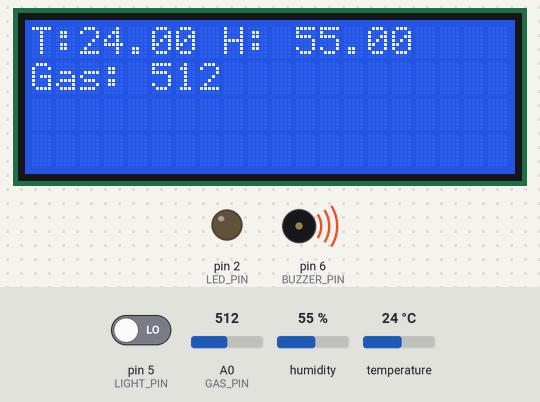
Bench run of a program on a simulated Arduino Uno, built with avr-gcc and run on an emulated ATmega328P. Shown: 20×4 character LCD, output pins drawn as LEDs (lit = HIGH), buzzer (waves = sounding). The test bench sets the inputs (shaded band); at power-on: A0 (GAS_PIN) = 512, pin 5 (LIGHT_PIN) LOW, humidity 55 %, temperature 24 °C. No radio packets arrive unless stated.

Above: at 1.2 s.
1.3 s: A0 (GAS_PIN) set to 365
At 1.6 s:
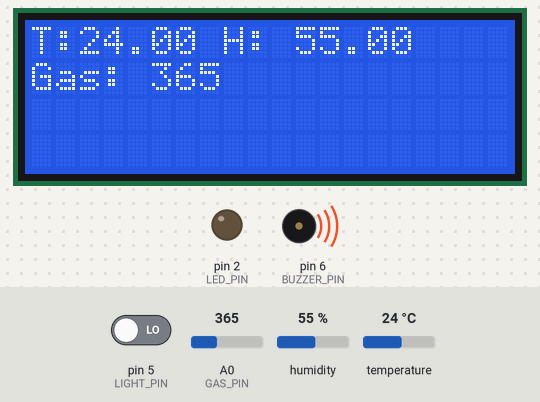
2.8 s: A0 (GAS_PIN) set to 342
At 3.5 s:
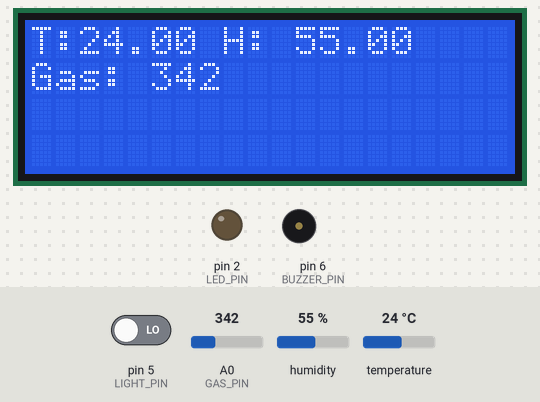
4.3 s: pin 5 (LIGHT_PIN) driven HIGH
At 4.9 s:
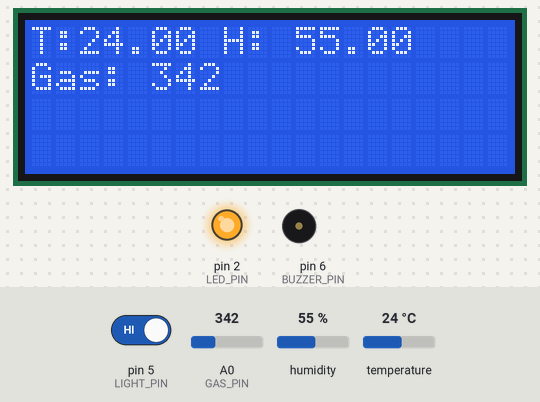
5.8 s: A0 (GAS_PIN) set to 360
At 7.0 s:
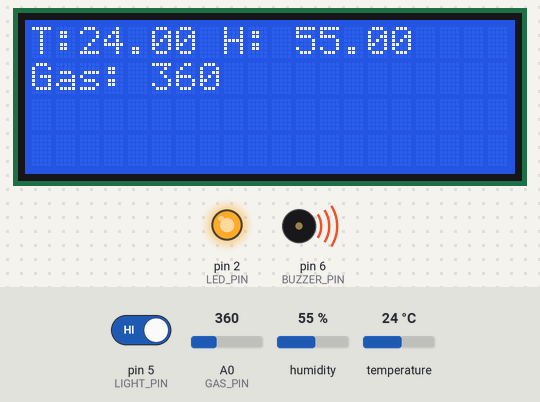
7.3 s: humidity set to 22 %
At 9.0 s:
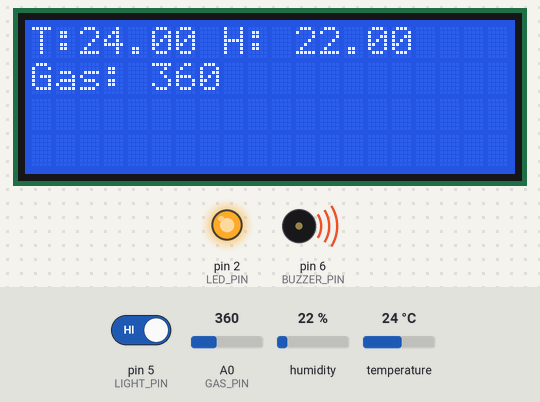
9.7 s: temperature set to 12 °C
At 10.6 s:
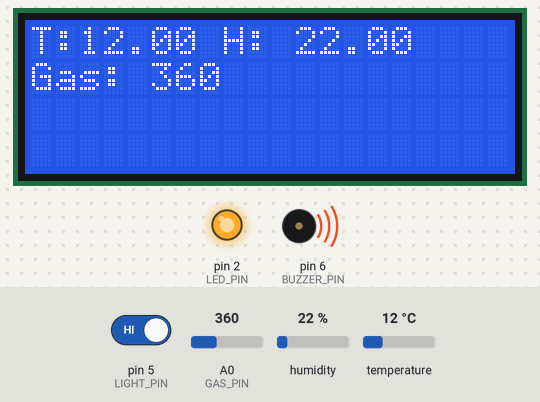
Timing chart, 0 to 12.7 s (numbered marks = the images above; inputs shaded):
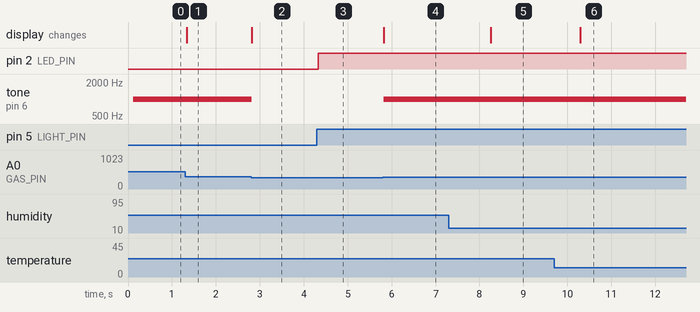

The program:

main.cpp
```cpp
/*
@ author: Kim Tuan Kien
*/

#include <SPI.h>
#include <nRF24L01.h>
#include <RF24.h>
#include <LiquidCrystal_I2C.h>
#include <DHT.h>
#include <Adafruit_Sensor.h>

#define LED_PIN 2
#define BUZZER_PIN 6
#define LIGHT_PIN 5
#define GAS_PIN A0
#define DHT_PIN A1
#define DHT_TYPE DHT11

// Address NRF Reciver
const uint64_t TxAddress = 0xF0F0F0F0E1LL;

// struct contain all data from sensor
struct Data {
  float temperature;
  float humidity;
  int gas;
};

// Initialization instance
DHT dht11(DHT_PIN, DHT_TYPE);
RF24 radio(9, 8);  // CE, CSN
LiquidCrystal_I2C lcd(0x27,20,4);
Data data;


// NRF transmiter
void connectNRFModule(){
  radio.begin();
  radio.openWritingPipe(TxAddress);
  radio.stopListening();
}

void connectLCD(){
  lcd.init();
  lcd.backlight();
  lcd.setCursor(0, 0);
  lcd.print("T: ");
  lcd.setCursor(8, 0);
  lcd.print("H: ");
  lcd.setCursor(0, 1);
  lcd.print("Gas: ");
}

void setup(){
  Serial.begin(9600);
  connectNRFModule();
  connectLCD();
  dht11.begin();
  pinMode(LIGHT_PIN, INPUT);
  pinMode(GAS_PIN, INPUT);
  pinMode(LED_PIN, OUTPUT);
}
void loop(){
  data.temperature = dht11.readTemperature();
  data.humidity = dht11.readHumidity();
  data.gas = analogRead(GAS_PIN);
  int light = digitalRead(LIGHT_PIN);

  lcd.setCursor(2, 0);
  lcd.print(data.temperature);

  lcd.setCursor(11, 0);
  lcd.print(data.humidity);

  lcd.setCursor(5, 1);
  lcd.print(data.gas);

  // buzzer
  if(data.gas >= 350){
    tone(BUZZER_PIN, 1000);
  }
  else noTone(BUZZER_PIN);

  // light sensor
  if (light == 1){
    digitalWrite(2, HIGH);
  }
  else digitalWrite(2, LOW);

  //Send message to NRF receiver
  radio.write(&data, sizeof(Data));
}
```

Measured:
- the behaviour switches between 350 and 349 on A0 (GAS_PIN) (found by bisection; images 1 and 2)
- after the input at 1.3 s, the display: changes at once (image 1)
- after the input at 2.8 s, tone on pin 6 (BUZZER_PIN): 1000 Hz → silent at once; the display: changes at once (image 2)
- after the input at 4.3 s, pin 2 (LED_PIN): LOW → HIGH at once
- after the input at 5.8 s, tone on pin 6 (BUZZER_PIN): silent → 1000 Hz at once; the display: changes at once (image 4)
- after the input at 7.3 s, the display: changes after 0.96 s (image 5)
- after the input at 9.7 s, the display: changes after 0.59 s (image 6)
